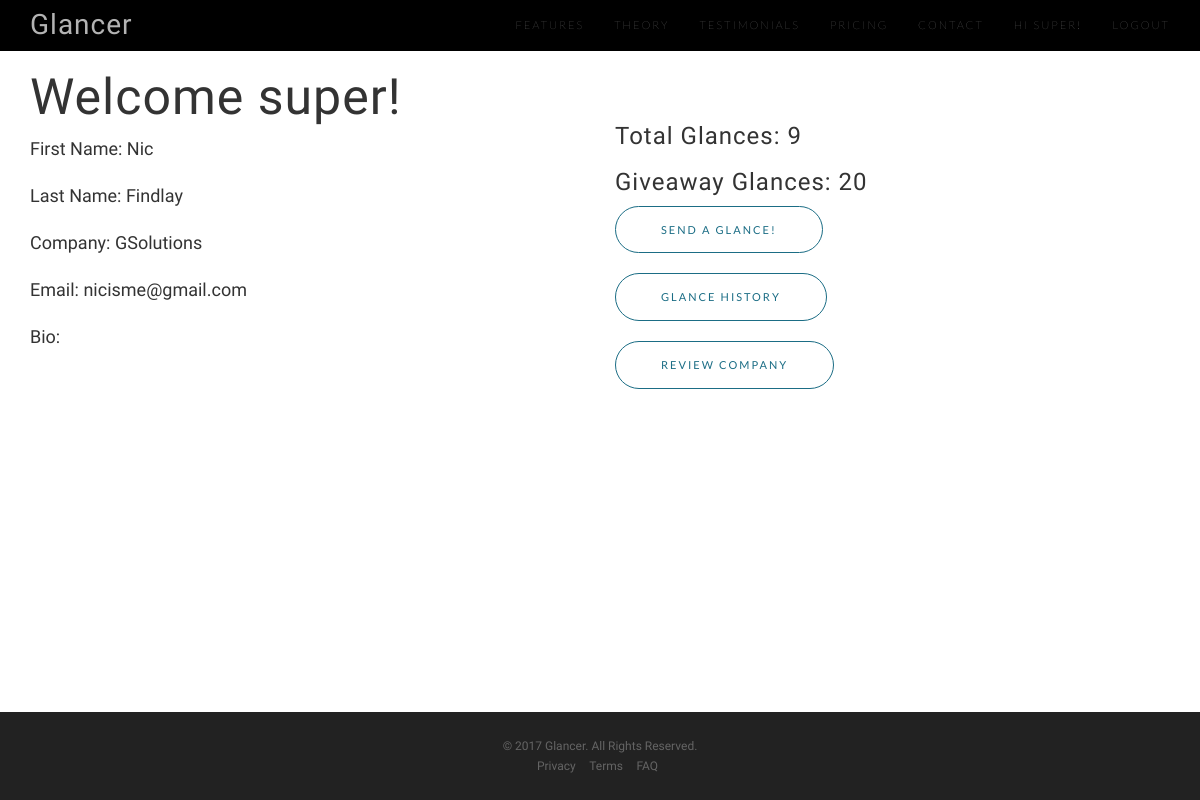
Screenshot of /user/1/ (signed in) with the database file from the repository.
### Glancer/models.py (models this page shows, shortened)
class Profile(models.Model):
    user = models.OneToOneField(User, on_delete=models.CASCADE)
    bio = models.TextField(max_length=500, blank=True)
    glance_number = models.PositiveIntegerField(blank='false', default=0)
    glance_giveaway = models.PositiveIntegerField(blank='false', default=1)
    company = models.ForeignKey(Company, on_delete=models.CASCADE, default=1)

class Company(models.Model):
    name = models.CharField(blank="False", max_length=100)
    reviews = models.ForeignKey(Review, on_delete=models.CASCADE, default=1)

### Glancer/views.py (the view)
# urls.py: url(r'^user/(?P<user_id>[0-9]+)/$', views.user, name='user'),
def user(request, user_id):
    context = constructor(request)
    if str(user_id) != str(request.user.id):
        return HttpResponse("Not today sucker")
    user_object = None
    for user in all_users:
        if str(user.user_id) == str(user_id):
            user_object = user
    company_object = user_object.company
    glance_number = user_object.glance_number
    glance_giveaway = user_object.glance_giveaway
    glance_list = ['']
    glance_all = Glance.objects.all().order_by('date')
    for glance in glance_all:
        if(glance.receiver == user_object):
            glance_list.append(glance)
    more_context = {
        'user_object' : user_object,
        'glance_number' : glance_number,
        'glance_list' : glance_list,
        'glance_giveaway' : glance_giveaway,
        'company_object' : company_object,
    }
    context.update(more_context)
    return render(request, 'Glancer/user.html', context)

### Glancer/views.py (called while the page is built)
def constructor(request):
    authentic = False
    username = None
    user_id = None
    if request.user.is_authenticated():
        username = request.user.username
        user_id = request.user.id
        authentic = True
    context = {
        'user_list': all_users,
        'authentic': authentic,
        'username': username,
        'user_id': user_id,
    }
    return context

### Glancer/templates/Glancer/user.html (shortened to what this page needs)
{% extends 'Glancer/base.html' %}
{% block content %}
<section id="features" class="features">
        <div class="container">
            <div class="row">
                <div class="col-sm-6">
                    <h2>Welcome {{ username }}!</h2>
                    <p>First Name: {{ user_object.user.first_name }}</p>
                    <p>Last Name: {{ user_object.user.last_name }}</p>
                    <p>Company: {{ user_object.company.name }}</p>
                    <p>Email: {{ user_object.user.email }}</p>
                    <p>Bio: {{ user_object.bio }}</p>
                </div>
                <div class="col-sm-6">
                    <h3><br><br>Total Glances: {{ glance_number }}</h3>
                    <h3>Giveaway Glances: {{ glance_giveaway }}</h3>
                    <a href="/send/" class="btn btn-outline btn-xl page-scroll">Send a Glance!</a>
                    <a href="/history/" class="btn btn-outline btn-xl page-scroll">Glance History</a>
                    <a href="/review/" class="btn btn-outline btn-xl page-scroll">Review Company</a>
                </div>
            </div>
        </div>
</section>
{% endblock %}

### Glancer/templates/Glancer/base.html (shortened to what this page needs)
{% load static %}
<!DOCTYPE html>
<html lang="en">
<head>
    <link href="{% static "Glancer/lib/bootstrap/css/bootstrap.min.css"%}" rel="stylesheet">
    <link rel="stylesheet" href="{% static "Glancer/lib/font-awesome/css/font-awesome.min.css"%}">
    <link rel="stylesheet" href="{% static "Glancer/lib/simple-line-icons/css/simple-line-icons.css"%}">
    <link rel="stylesheet" href="{% static "Glancer/lib/device-mockups/device-mockups.min.css"%}">
    <link href="{% static "Glancer/css/new-age.min.css"%}" rel="stylesheet">
    <link href="{% static "Glancer/css/custom.css"%}" rel="stylesheet">
</head>
<body id="page-top">
<div class="main-content">
<nav id="mainNav" class="navbar navbar-default navbar-fixed-top">
    <div class="container">
        <div class="navbar-header">
            <a class="navbar-brand page-scroll" href="/">Glancer</a>
        </div>
        <div class="collapse navbar-collapse" id="bs-example-navbar-collapse-1">
            <ul class="nav navbar-nav navbar-right">
                <li>
                    <a class="page-scroll" href="/#download">Features</a>
                </li>
                <li>
                    <a class="page-scroll" href="/">Theory</a>
                </li>
                <li>
                    <a class="page-scroll" href="/">Testimonials</a>
                </li>
                <li>
                    <a class="page-scroll" href="/">Pricing</a>
                </li>
                <li>
                    <a class="page-scroll" href="/#contact">Contact</a>
                </li>
                 <li>
                        {% if not authentic %}
                            <a class="" href="/login/">Login</a>
                            {% else %}
                            <a class="" href="/user/{{ user_id }}">Hi {{ username }}!</a>
                            <li>
                                <a class="page-scroll" href="/logout/">Logout</a>
                             </li>
                        {% endif %}
            </ul>
        </div>
    </div>
</nav>
    {% block content %}{% endblock %}
</div>
 <footer >
        <div class="container">
            <p>&copy; 2017 Glancer. All Rights Reserved.</p>
            <ul class="list-inline">
                <li>
                    <a href="#">Privacy</a>
                </li>
                <li>
                    <a href="#">Terms</a>
                </li>
                <li>
                    <a href="#">FAQ</a>
                </li>
            </ul>
        </div>
 </footer>
</body>
</html>

### Glancer/static/Glancer/css/custom.css (style rules this page uses)
.navbar-brand { font-size: 28px; }
.navbar { background-color: #000; }
.features { background-color: #fff; }
footer { left: 0; bottom: 0; width: 100%; overflow:hidden; }
.main-content { min-height: calc(100vh - 88px); }
section { padding: 50px 0; position: relative; }
.btn { border-color: #1b6d85; color: #1b6d85; }

### rows the page displays
Profile: user.first_name "Nic", user.last_name "Findlay", company.name "GSolutions", user.email "nicisme@gmail.com"

### other values shown
{{ username }} "SUPER"
{{ username }} "super"
{{ glance_number }} "9"
{{ glance_giveaway }} "20"
